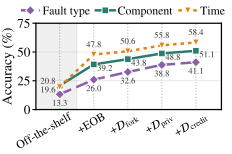

The script that saved this image:
#!/usr/bin/env python3
"""Figure 6, with the value of every point: component, fault type and time accuracy over all incidents for the
five steps of the ladder. Same data, series, labels and styles as the earlier per-dataset version (data/ablation.json). Output: fig_06.pdf."""
import json, os, sys
import matplotlib; matplotlib.use("Agg"); import matplotlib.pyplot as plt
HERE = os.path.dirname(os.path.abspath(__file__))
DATA = sys.argv[1] if len(sys.argv) > 1 else os.path.join(HERE, "data")
OUTDIR = sys.argv[2] if len(sys.argv) > 2 else HERE
D = json.load(open(os.path.join(DATA, "ablation.json")))
plt.rcParams.update({"font.family": "serif", "font.serif": ["Nimbus Roman", "STIXGeneral", "DejaVu Serif"], "mathtext.fontset": "stix",
                     "pdf.fonttype": 42, "ps.fonttype": 42, "font.size": 10, "axes.labelsize": 10, "axes.titlesize": 10,
                     "xtick.labelsize": 8.5, "ytick.labelsize": 9.5, "legend.fontsize": 8.5, "axes.linewidth": 0.9})
STEPS = ["1 prior-prep, no adapter", "2 ours-prep, no adapter", "3 + fork", "4 + privilege", "5 + graded = ours"]
SHORT = ["Off-the-shelf", "+EOB", r"+$\mathcal{D}_{\mathrm{fork}}$", r"+$\mathcal{D}_{\mathrm{priv}}$", r"+$\mathcal{D}_{\mathrm{credit}}$"]
SER_B = [("comp", "Component", "#2C7C6E", "s", "-", 1.8), ("reason", "Fault type", "#8B5FA8", "D", (0, (5, 2.2)), 1.8), ("time", "Time", "#E08214", "v", (0, (1.4, 1.6)), 1.8)]
# label offsets (dx in steps, dy in points of accuracy) per series; the first step is crowded (component 20.8 vs time 19.6)
OFF = {"time": (0, 3.6, "bottom", "center"), "comp": (0.12, -1.4, "top", "left"), "reason": (0, -3.6, "top", "center")}   # component: right of its marker, between the lines
OFF0 = {"comp": (-0.12, 2.6, "center", "right"), "time": (-0.12, -2.2, "center", "right"), "reason": (0, -3.6, "top", "center")}   # first step: both values on the left of the overlapping markers
OFF4 = {}
K = 1.8 / 1.35   # the figure is shorter than before (1.35 in, was 1.8 in): scale the label offsets so their distance from the markers stays the same
OFF = {k: (dx, dy * K, va, ha) for k, (dx, dy, va, ha) in OFF.items()}; OFF0 = {k: (dx, dy * K, va, ha) for k, (dx, dy, va, ha) in OFF0.items()}
OFF["comp"] = (0.10, -0.4, "top", "left")   # component values sit just under their line, clear of the fault-type line below
fig, ax = plt.subplots(figsize=(2.3, 1.35))
for mk, lbl, c, mrk, ls, lw in SER_B:
    y = [D[s]["all"][mk] for s in STEPS]
    ax.plot(range(5), y, marker=mrk, color=c, lw=lw, ls=ls, ms=4.8, mec="white", mew=.7, label=lbl, zorder=3)
    for i, v in enumerate(y):
        dx, dy, va, ha = (OFF0 if i == 0 else OFF4 if (i == 4 and mk in OFF4) else OFF)[mk]
        ax.text(i + dx, v + dy, f"{v:.1f}", ha=ha, va=va, fontsize=6.3, color="#333333", zorder=4)
# (title removed: the caption says the panel is over all incidents)
ax.set_xticks(range(5)); ax.set_xlim(-0.7, 4.75); ax.set_ylim(0, 75); ax.set_yticks(range(0, 76, 25))
ax.axvspan(-0.7, 0.5, color="#000000", alpha=.06); ax.tick_params(axis="x", length=0, pad=1.5); ax.tick_params(axis="y", length=2.5, pad=1.5)
ax.set_xticklabels(SHORT, rotation=30, ha="right", rotation_mode="anchor")
from matplotlib.transforms import ScaledTranslation
for t in ax.get_xticklabels(): t.set_transform(t.get_transform() + ScaledTranslation(6 / 72, 0, fig.dpi_scale_trans))   # shift each rotated label right so it sits under its tick
ax.grid(axis="y", ls="-", color="#e6e6e6", lw=0.6); ax.set_axisbelow(True)
for xv in range(5): ax.axvline(xv, color="#b5b5b5", ls=(0, (1.2, 1.8)), lw=0.7, zorder=0.8)
ax.set_ylabel("Accuracy (%)", labelpad=2)
h, l = ax.get_legend_handles_labels()
ORDER = ["Fault type", "Component", "Time"]   # the legend reads in the vertical order of the lines (lowest to highest)
h, l = [h[l.index(k)] for k in ORDER], ORDER
fig.legend(h, l, loc="upper center", bbox_to_anchor=(0.55, 1.03), ncol=3, frameon=False, handlelength=1.6, columnspacing=0.5, handletextpad=0.25, borderaxespad=0.1)
fig.subplots_adjust(left=0.17, right=0.98, bottom=0.22, top=0.86)
out = os.path.join(OUTDIR, "fig_06.pdf"); fig.savefig(out, bbox_inches="tight", pad_inches=0.015); print("saved", out)
